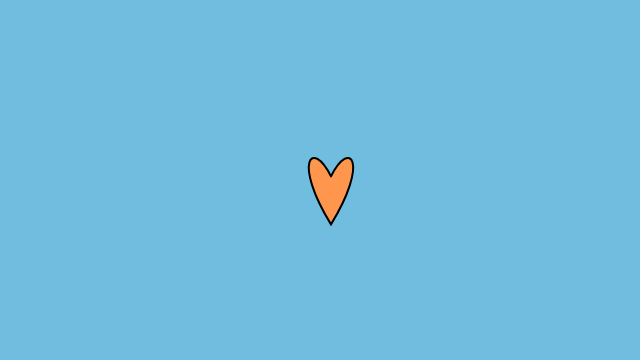
Frame 1 (no input)
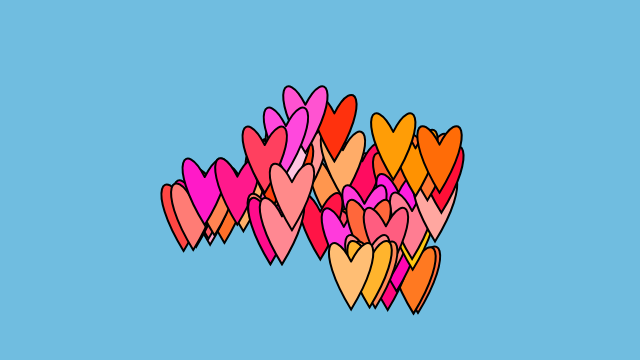
Frame 60 (no input)
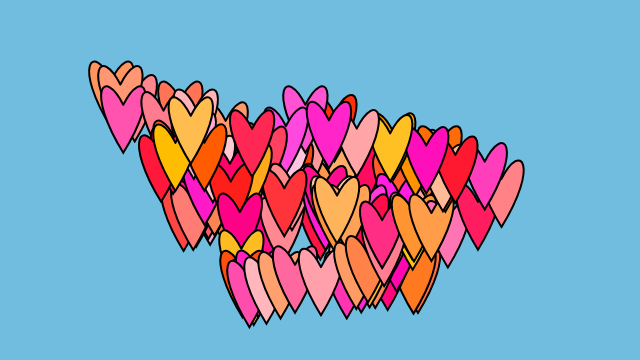
Frame 120 (the mouse pressed at the canvas centre since frame 60)

The p5.js sketch that drew these frames (run headless with seeded random() and noise() and a simulated clock; from frame 60 on, the mouse is pressed at the canvas centre):

// p5.js sketch
// ── sketch.js
// The Nature of Code
// Daniel Shiffman
// http://natureofcode.com

let walker;

function setup() {
  createCanvas(640, 360); //creating canvas of size 640 x 360
  walker = new Walker(); //creating an instance/object of class Walker
  background(112,189,224); // creating a grey background for canvas
}

function draw() {
  walker.walk();
  walker.display();
}


class Walker {
  constructor() {
    this.position = createVector(width / 2, height / 2);
    // Perlin noise x and y offset
    this.noff = createVector(random(1000), random(1000));
  }

  display() {
    strokeWeight(2);
    fill(255,random(200),random(225));
    stroke(0);
    drawHeart(this.position.x, this.position.y, 48);
  }

  walk() {
    // Noise returns a value between 0 and 1
    this.position.x = map(noise(this.noff.x), 0, 1, 0, width);
    this.position.y = map(noise(this.noff.y), 0, 1, 0, height);
    this.noff.add(0.1, 0.1, 0);
  }
}

function drawHeart(x, y, size) {
  beginShape();
  vertex(x, y + size * 0.5);
  bezierVertex(x + size * 0.4, y - size * 0.3, x + size * 0.8, y + size * 0.2, x, y + size * 1.5);
  bezierVertex(x - size * 0.8, y + size * 0.2, x - size * 0.4, y - size * 0.3, x, y + size * 0.5);
  endShape();
}
